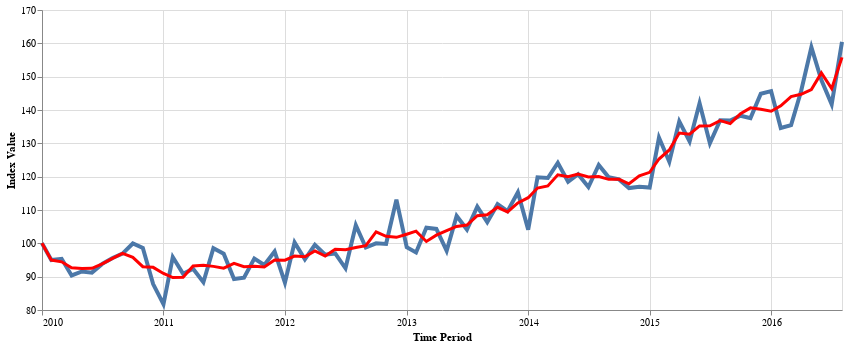

Source (notebook cell):
### Code cell
plot_index(rt_3, smooth=True)

### Figure 1 — Vega-Lite specification as saved in the notebook (floating-point values rounded to 4 significant figures)
{"$schema": "https://vega.github.io/schema/vega-lite/v5.20.1.json", "config": {"view": {"continuousHeight": 300, "continuousWidth": 300}}, "datasets": {"data-2b2de1e8c3190916713ad810231e115c": [{"x": "2010-01-31T00:00:00", "y": 100}, {"x": "2010-02-28T00:00:00", "y": 94.97}, {"x": "2010-03-31T00:00:00", "y": 95.36}, {"x": "2010-04-30T00:00:00", "y": 90.37}, {"x": "2010-05-31T00:00:00", "y": 91.55}, {"x": "2010-06-30T00:00:00", "y": 91.21}, {"x": "2010-07-31T00:00:00", "y": 93.84}, {"x": "2010-08-31T00:00:00", "y": 95.59}, {"x": "2010-09-30T00:00:00", "y": 96.91}, {"x": "2010-10-31T00:00:00", "y": 99.95}, {"x": "2010-11-30T00:00:00", "y": 98.65}, {"x": "2010-12-31T00:00:00", "y": 87.77}, {"x": "2011-01-31T00:00:00", "y": 81.72}, {"x": "2011-02-28T00:00:00", "y": 95.88}, {"x": "2011-03-31T00:00:00", "y": 90.84}, {"x": "2011-04-30T00:00:00", "y": 92.38}, {"x": "2011-05-31T00:00:00", "y": 88.33}, {"x": "2011-06-30T00:00:00", "y": 98.55}, {"x": "2011-07-31T00:00:00", "y": 96.88}, {"x": "2011-08-31T00:00:00", "y": 89.3}, {"x": "2011-09-30T00:00:00", "y": 89.71}, {"x": "2011-10-31T00:00:00", "y": 95.45}, {"x": "2011-11-30T00:00:00", "y": 93.51}, {"x": "2011-12-31T00:00:00", "y": 97.57}, {"x": "2012-01-31T00:00:00", "y": 88.19}, {"x": "2012-02-29T00:00:00", "y": 100.3}, {"x": "2012-03-31T00:00:00", "y": 95.2}, {"x": "2012-04-30T00:00:00", "y": 99.58}, {"x": "2012-05-31T00:00:00", "y": 96.59}, {"x": "2012-06-30T00:00:00", "y": 96.97}, {"x": "2012-07-31T00:00:00", "y": 92.52}, {"x": "2012-08-31T00:00:00", "y": 105.4}, {"x": "2012-09-30T00:00:00", "y": 98.75}, {"x": "2012-10-31T00:00:00", "y": 100.0}, {"x": "2012-11-30T00:00:00", "y": 99.81}, {"x": "2012-12-31T00:00:00", "y": 113.1}, {"x": "2013-01-31T00:00:00", "y": 98.84}, {"x": "2013-02-28T00:00:00", "y": 97.26}, {"x": "2013-03-31T00:00:00", "y": 104.7}, {"x": "2013-04-30T00:00:00", "y": 104.3}, {"x": "2013-05-31T00:00:00", "y": 97.72}, {"x": "2013-06-30T00:00:00", "y": 108.2}, {"x": "2013-07-31T00:00:00", "y": 104.1}, {"x": "2013-08-31T00:00:00", "y": 111.0}, {"x": "2013-09-30T00:00:00", "y": 106.4}, {"x": "2013-10-31T00:00:00", "y": 111.7}, {"x": "2013-11-30T00:00:00", "y": 109.7}, {"x": "2013-12-31T00:00:00", "y": 115.3}, {"x": "2014-01-31T00:00:00", "y": 104.1}, {"x": "2014-02-28T00:00:00", "y": 119.8}, {"x": "2014-03-31T00:00:00", "y": 119.6}, {"x": "2014-04-30T00:00:00", "y": 124.1}, {"x": "2014-05-31T00:00:00", "y": 118.5}, {"x": "2014-06-30T00:00:00", "y": 120.7}, {"x": "2014-07-31T00:00:00", "y": 116.9}, {"x": "2014-08-31T00:00:00", "y": 123.5}, {"x": "2014-09-30T00:00:00", "y": 119.8}, {"x": "2014-10-31T00:00:00", "y": 119.2}, {"x": "2014-11-30T00:00:00", "y": 116.6}, {"x": "2014-12-31T00:00:00", "y": 117.0}, {"x": "2015-01-31T00:00:00", "y": 116.7}, {"x": "2015-02-28T00:00:00", "y": 131.7}, {"x": "2015-03-31T00:00:00", "y": 124.5}, {"x": "2015-04-30T00:00:00", "y": 136.6}, {"x": "2015-05-31T00:00:00", "y": 130.6}, {"x": "2015-06-30T00:00:00", "y": 142.0}, {"x": "2015-07-31T00:00:00", "y": 130.0}, {"x": "2015-08-31T00:00:00", "y": 136.9}, {"x": "2015-09-30T00:00:00", "y": 136.8}, {"x": "2015-10-31T00:00:00", "y": 138.3}, {"x": "2015-11-30T00:00:00", "y": 137.6}, {"x": "2015-12-31T00:00:00", "y": 144.9}, {"x": "2016-01-31T00:00:00", "y": 145.7}, {"x": "2016-02-29T00:00:00", "y": 134.6}, {"x": "2016-03-31T00:00:00", "y": 135.5}, {"x": "2016-04-30T00:00:00", "y": 145.6}, {"x": "2016-05-31T00:00:00", "y": 158.8}, {"x": "2016-06-30T00:00:00", "y": 149.0}, {"x": "2016-07-31T00:00:00", "y": 141.7}, {"x": "2016-08-31T00:00:00", "y": 160.5}], "data-faa9e4e177e6cb8c91b846b62691d2dd": [{"imp": 0, "x": "2010-01-31T00:00:00", "y": 100}, {"imp": 0, "x": "2010-02-28T00:00:00", "y": 94.97}, {"imp": 0, "x": "2010-03-31T00:00:00", "y": 94.45}, {"imp": 0, "x": "2010-04-30T00:00:00", "y": 92.69}, {"imp": 0, "x": "2010-05-31T00:00:00", "y": 92.47}, {"imp": 0, "x": "2010-06-30T00:00:00", "y": 92.51}, {"imp": 0, "x": "2010-07-31T00:00:00", "y": 93.82}, {"imp": 0, "x": "2010-08-31T00:00:00", "y": 95.5}, {"imp": 0, "x": "2010-09-30T00:00:00", "y": 96.99}, {"imp": 0, "x": "2010-10-31T00:00:00", "y": 95.77}, {"imp": 0, "x": "2010-11-30T00:00:00", "y": 93.0}, {"imp": 0, "x": "2010-12-31T00:00:00", "y": 92.8}, {"imp": 0, "x": "2011-01-31T00:00:00", "y": 90.97}, {"imp": 0, "x": "2011-02-28T00:00:00", "y": 89.72}, {"imp": 0, "x": "2011-03-31T00:00:00", "y": 89.83}, {"imp": 0, "x": "2011-04-30T00:00:00", "y": 93.2}, {"imp": 0, "x": "2011-05-31T00:00:00", "y": 93.4}, {"imp": 0, "x": "2011-06-30T00:00:00", "y": 93.09}, {"imp": 0, "x": "2011-07-31T00:00:00", "y": 92.55}, {"imp": 0, "x": "2011-08-31T00:00:00", "y": 93.98}, {"imp": 0, "x": "2011-09-30T00:00:00", "y": 92.97}, {"imp": 0, "x": "2011-10-31T00:00:00", "y": 93.11}, {"imp": 0, "x": "2011-11-30T00:00:00", "y": 92.89}, {"imp": 0, "x": "2011-12-31T00:00:00", "y": 95.0}, {"imp": 0, "x": "2012-01-31T00:00:00", "y": 94.95}, {"imp": 0, "x": "2012-02-29T00:00:00", "y": 96.17}, {"imp": 0, "x": "2012-03-31T00:00:00", "y": 95.97}, {"imp": 0, "x": "2012-04-30T00:00:00", "y": 97.73}, {"imp": 0, "x": "2012-05-31T00:00:00", "y": 96.17}, {"imp": 0, "x": "2012-06-30T00:00:00", "y": 98.22}, {"imp": 0, "x": "2012-07-31T00:00:00", "y": 98.05}, {"imp": 0, "x": "2012-08-31T00:00:00", "y": 98.74}, {"imp": 0, "x": "2012-09-30T00:00:00", "y": 99.3}, {"imp": 0, "x": "2012-10-31T00:00:00", "y": 103.4}, {"imp": 0, "x": "2012-11-30T00:00:00", "y": 102.1}, {"imp": 0, "x": "2012-12-31T00:00:00", "y": 101.8}, {"imp": 0, "x": "2013-01-31T00:00:00", "y": 102.7}, {"imp": 0, "x": "2013-02-28T00:00:00", "y": 103.6}, {"imp": 0, "x": "2013-03-31T00:00:00", "y": 100.6}, {"imp": 0, "x": "2013-04-30T00:00:00", "y": 102.4}, {"imp": 0, "x": "2013-05-31T00:00:00", "y": 103.8}, {"imp": 0, "x": "2013-06-30T00:00:00", "y": 105.1}, {"imp": 0, "x": "2013-07-31T00:00:00", "y": 105.5}, {"imp": 0, "x": "2013-08-31T00:00:00", "y": 108.3}, {"imp": 0, "x": "2013-09-30T00:00:00", "y": 108.6}, {"imp": 0, "x": "2013-10-31T00:00:00", "y": 110.8}, {"imp": 0, "x": "2013-11-30T00:00:00", "y": 109.4}, {"imp": 0, "x": "2013-12-31T00:00:00", "y": 112.1}, {"imp": 0, "x": "2014-01-31T00:00:00", "y": 113.7}, {"imp": 0, "x": "2014-02-28T00:00:00", "y": 116.6}, {"imp": 0, "x": "2014-03-31T00:00:00", "y": 117.2}, {"imp": 0, "x": "2014-04-30T00:00:00", "y": 120.6}, {"imp": 0, "x": "2014-05-31T00:00:00", "y": 120.0}, {"imp": 0, "x": "2014-06-30T00:00:00", "y": 120.8}, {"imp": 0, "x": "2014-07-31T00:00:00", "y": 119.9}, {"imp": 0, "x": "2014-08-31T00:00:00", "y": 120.0}, {"imp": 0, "x": "2014-09-30T00:00:00", "y": 119.2}, {"imp": 0, "x": "2014-10-31T00:00:00", "y": 119.2}, {"imp": 0, "x": "2014-11-30T00:00:00", "y": 117.9}, {"imp": 0, "x": "2014-12-31T00:00:00", "y": 120.2}, {"imp": 0, "x": "2015-01-31T00:00:00", "y": 121.3}, {"imp": 0, "x": "2015-02-28T00:00:00", "y": 125.3}, {"imp": 0, "x": "2015-03-31T00:00:00", "y": 128.0}, {"imp": 0, "x": "2015-04-30T00:00:00", "y": 133.1}, {"imp": 0, "x": "2015-05-31T00:00:00", "y": 132.7}, {"imp": 0, "x": "2015-06-30T00:00:00", "y": 135.2}, {"imp": 0, "x": "2015-07-31T00:00:00", "y": 135.3}, {"imp": 0, "x": "2015-08-31T00:00:00", "y": 136.8}, {"imp": 0, "x": "2015-09-30T00:00:00", "y": 135.9}, {"imp": 0, "x": "2015-10-31T00:00:00", "y": 138.9}, {"imp": 0, "x": "2015-11-30T00:00:00", "y": 140.6}, {"imp": 0, "x": "2015-12-31T00:00:00", "y": 140.2}, {"imp": 0, "x": "2016-01-31T00:00:00", "y": 139.6}, {"imp": 0, "x": "2016-02-29T00:00:00", "y": 141.2}, {"imp": 0, "x": "2016-03-31T00:00:00", "y": 144.0}, {"imp": 0, "x": "2016-04-30T00:00:00", "y": 144.7}, {"imp": 0, "x": "2016-05-31T00:00:00", "y": 146.1}, {"imp": 0, "x": "2016-06-30T00:00:00", "y": 151.1}, {"imp": 0, "x": "2016-07-31T00:00:00", "y": 146.4}, {"imp": 0, "x": "2016-08-31T00:00:00", "y": 155.8}]}, "height": 300, "layer": [{"data": {"name": "data-2b2de1e8c3190916713ad810231e115c"}, "encoding": {"tooltip": [{"field": "x", "title": "Time Period", "type": "temporal"}, {"field": "y", "format": ".3f", "title": "Index Value", "type": "quantitative"}], "x": {"axis": {"format": "%Y", "labelAngle": 0, "title": "Time Period", "values": ["2010-01-31T00:00:00.000000000", "2011-01-31T00:00:00.000000000", "2012-01-31T00:00:00.000000000", "2013-01-31T00:00:00.000000000", "2014-01-31T00:00:00.000000000", "2015-01-31T00:00:00.000000000", "2016-01-31T00:00:00.000000000"]}, "field": "x", "type": "temporal"}, "y": {"field": "y", "scale": {"zero": false}, "title": "Index Value", "type": "quantitative"}}, "mark": {"size": 4, "type": "line"}}, {"data": {"name": "data-faa9e4e177e6cb8c91b846b62691d2dd"}, "encoding": {"tooltip": [{"field": "x", "title": "Time Period", "type": "temporal"}, {"field": "y", "format": ".3f", "title": "Index Value", "type": "quantitative"}, {"field": "imp", "title": "Imputed", "type": "nominal"}], "x": {"axis": {"format": "%Y", "labelAngle": 0, "title": "Time Period"}, "field": "x", "type": "temporal"}, "y": {"field": "y", "scale": {"zero": false}, "title": "Index Value", "type": "quantitative"}}, "mark": {"color": "red", "size": 3, "type": "line"}, "transform": [{"as": "imp", "calculate": "if(datum.imp == 1, 'True', 'False')"}]}], "width": 800}
